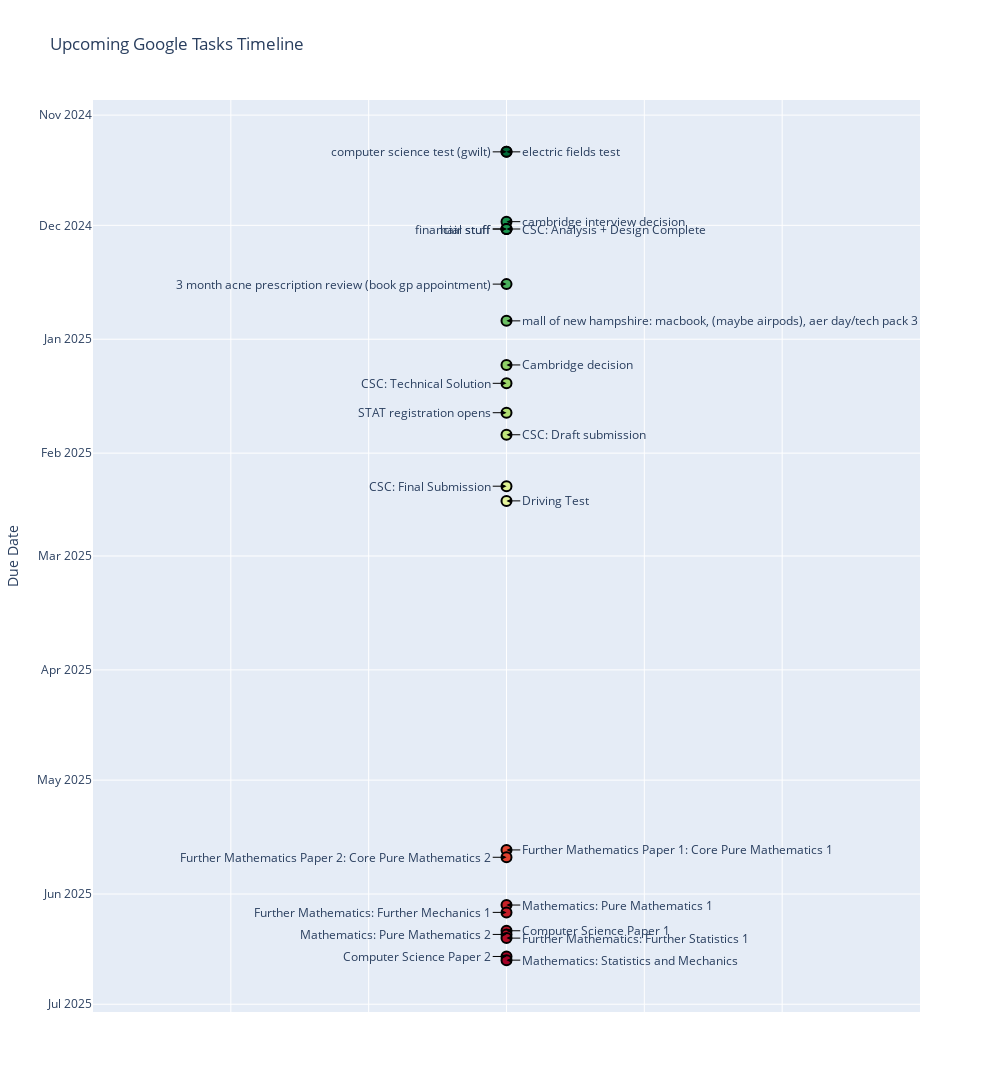

Notebook cell for this chart:
### Code cell
from __future__ import print_function
from datetime import datetime, timezone
import os.path
import pickle
from dateutil.parser import parse
import pandas as pd
import plotly.express as px
import numpy as np

from google.auth.transport.requests import Request
from google_auth_oauthlib.flow import InstalledAppFlow
from googleapiclient.discovery import build

# If modifying these scopes, delete the file token.pickle.
SCOPES = ["https://www.googleapis.com/auth/tasks.readonly"]


def main():
    """Retrieves tasks from now onwards from Google Tasks and visualizes them interactively."""
    creds = None
    # The file token.pickle stores the user's access and refresh tokens.
    if os.path.exists("token.pickle"):
        with open("token.pickle", "rb") as token:
            creds = pickle.load(token)
    # If no valid credentials are available, prompt the user to log in.
    if not creds or not creds.valid:
        if creds and creds.expired and creds.refresh_token:
            creds.refresh(Request())
        else:
            # Ensure you have the 'credentials.json' file in your directory.
            flow = InstalledAppFlow.from_client_secrets_file("credentials.json", SCOPES)
            creds = flow.run_local_server(port=0)
        # Save the credentials for future runs.
        with open("token.pickle", "wb") as token:
            pickle.dump(creds, token)

    service = build("tasks", "v1", credentials=creds)

    # Retrieve all task lists.
    results = service.tasklists().list(maxResults=100).execute()
    tasklists = results.get("items", [])

    if not tasklists:
        print("No task lists found.")
        return

    all_tasks = []

    now = datetime.utcnow().replace(tzinfo=timezone.utc)

    # Iterate over each task list and retrieve tasks.
    for tasklist in tasklists:
        tasks = []
        page_token = None

        # Retrieve tasks in pages until all tasks are fetched.
        while True:
            tasks_result = (
                service.tasks()
                .list(
                    tasklist=tasklist["id"],
                    maxResults=100,
                    pageToken=page_token,
                    showCompleted=False,  # Do not include completed tasks
                    showDeleted=False,
                    showHidden=True,
                )
                .execute()
            )

            tasks.extend(tasks_result.get("items", []))
            page_token = tasks_result.get("nextPageToken")

            if not page_token:
                break

        for task in tasks:
            title = task.get("title", "No Title")
            due = task.get("due", None)
            status = task.get("status", "needsAction")  # Default to 'needsAction'
            notes = task.get("notes", "")
            updated = task.get("updated", "")
            parent = task.get("parent", "")
            position = task.get("position", "")

            if due:
                due_datetime = parse(due)
            else:
                due_datetime = None

            # Only include tasks that are not completed and have due dates from now onwards
            if status == "needsAction" and due_datetime and due_datetime >= now:
                all_tasks.append(
                    {
                        "title": title,
                        "due": due_datetime,
                        "status": status,
                        "notes": notes,
                        "updated": updated,
                        "parent": parent,
                        "position": position,
                    }
                )

    # Visualize the tasks interactively.
    visualize_tasks(all_tasks, now)

def visualize_tasks(tasks, now):
    """Visualizes tasks with due dates using Plotly for interactivity."""
    # Convert tasks to a DataFrame
    df = pd.DataFrame(tasks)

    if df.empty:
        print("No tasks with due dates to visualize.")
        return

    # Convert due dates to datetime if not already
    if not pd.api.types.is_datetime64_any_dtype(df["due"]):
        df["due"] = pd.to_datetime(df["due"])

    # Sort tasks by due date
    df = df.sort_values("due")

    # Calculate days until due date
    df["days_until_due"] = (
        df["due"] - now
    ).dt.total_seconds() / 86400  # Convert seconds to days

    # int cast days until due date
    df["days_until_due"] = df["days_until_due"].astype(int)

    # Create an interactive scatter plot
    df["x"] = 1  # All points aligned vertically after axis flip

    fig = px.scatter(
        df,
        x="x",  # Align all points on x=1
        y="due",  # Use 'due' for y-axis now
        hover_name="title",
        hover_data={
            "due": False,
            "status": False,
            "notes": True,
            "updated": False,
            "parent": False,
            "position": False,
            "title": False,  # Already used in hover_name
            "days_until_due": True,
        },
        labels={"due": "Due Date", "x": ""},
        title="Upcoming Google Tasks Timeline",
        color="days_until_due",
        color_continuous_scale="RdYlGn_r",  # Reversed to have red near now
    )

    # Update marker properties to add outlines
    fig.update_traces(
        marker=dict(
            size=10,  # Adjust marker size as needed
            line=dict(width=2, color="black"),  # Width of the outline  # Outline color
        ),
        showlegend=False,  # Hide the legend
    )

    # Update layout for better visualization
    fig.update_layout(
        xaxis=dict(showticklabels=False, range=[0.7, 1.3]),  # Adjust x-axis range
        yaxis_title="Due Date",
        showlegend=False,
        hovermode="closest",
        yaxis=dict(autorange='reversed'),
        width=1000,  # Set the figure width
        height=1300,  # Set the figure height
        coloraxis_showscale=False  # Hide the color bar
    )

    # Add annotations for each data point, alternating left and right
    offset = 0.01  # Adjust the offset as needed
    for idx, row in df.iterrows():
        side = (-1) ** idx  # Alternate between 1 and -1
        x = 1  # Arrow tip position at the data point
        x_offset = x + offset * side  # Position text left or right
        xanchor = 'left' if side == 1 else 'right'
        fig.add_annotation(
            x=x,
            y=row["due"],
            ax=x_offset,
            ay=row["due"],
            xref='x',
            yref='y',
            axref='x',
            ayref='y',
            text=row["title"],
            showarrow=True,
            arrowhead=2,
            arrowsize=1,
            arrowwidth=1,
            arrowcolor='black',
            xanchor=xanchor,
            align='center',
            font=dict(size=12),
        )

    # Show the figure
    fig.show()



if __name__ == "__main__":
    main()

### Figure 1 — Plotly figure (JSON) as saved in the notebook; plotly's stock layout.template omitted (floating-point values rounded to 4 significant figures; data arrays with more than 128 entries replaced by an {"elided": "..."} marker saying what was removed)
{"data": [{"customdata": {"elided": "23x7 mixed values"}, "hovertemplate": "<b>%{hovertext}</b><br><br>=%{x}<br>notes=%{customdata[1]}<br>days_until_due=%{marker.color}<extra></extra>", "hovertext": ["computer science test (gwilt)", "electric fields test", "cambridge interview decision", "hair stuff", "CSC: Analysis + Design Complete", "financial stuff", "3 month acne prescription review (book gp appointment)", "mall of new hampshire: macbook, (maybe airpods), aer day/tech pack 3", "Cambridge decision", "CSC: Technical Solution", "STAT registration opens", "CSC: Draft submission", "CSC: Final Submission", "Driving Test", "Further Mathematics Paper 1: Core Pure Mathematics 1", "Further Mathematics Paper 2: Core Pure Mathematics 2", "Mathematics: Pure Mathematics 1", "Further Mathematics: Further Mechanics 1", "Computer Science Paper 1", "Mathematics: Pure Mathematics 2", "Further Mathematics: Further Statistics 1", "Computer Science Paper 2", "Mathematics: Statistics and Mechanics"], "legendgroup": "", "marker": {"color": [9, 9, 28, 30, 30, 30, 45, 55, 67, 72, 80, 86, 100, 104, 199, 201, 214, 216, 221, 222, 223, 228, 229], "coloraxis": "coloraxis", "line": {"color": "black", "width": 2}, "size": 10, "symbol": "circle"}, "mode": "markers", "name": "", "orientation": "h", "showlegend": false, "type": "scatter", "x": [1, 1, 1, 1, 1, 1, 1, 1, 1, 1, 1, 1, 1, 1, 1, 1, 1, 1, 1, 1, 1, 1, 1], "xaxis": "x", "y": ["2024-11-11T00:00:00+00:00", "2024-11-11T00:00:00+00:00", "2024-11-30T00:00:00+00:00", "2024-12-02T00:00:00+00:00", "2024-12-02T00:00:00+00:00", "2024-12-02T00:00:00+00:00", "2024-12-17T00:00:00+00:00", "2024-12-27T00:00:00+00:00", "2025-01-08T00:00:00+00:00", "2025-01-13T00:00:00+00:00", "2025-01-21T00:00:00+00:00", "2025-01-27T00:00:00+00:00", "2025-02-10T00:00:00+00:00", "2025-02-14T00:00:00+00:00", "2025-05-20T00:00:00+00:00", "2025-05-22T00:00:00+00:00", "2025-06-04T00:00:00+00:00", "2025-06-06T00:00:00+00:00", "2025-06-11T00:00:00+00:00", "2025-06-12T00:00:00+00:00", "2025-06-13T00:00:00+00:00", "2025-06-18T00:00:00+00:00", "2025-06-19T00:00:00+00:00"], "yaxis": "y"}], "layout": {"annotations": [{"align": "center", "arrowcolor": "black", "arrowhead": 2, "arrowsize": 1, "arrowwidth": 1, "ax": 0.99, "axref": "x", "ay": "2024-11-11T00:00:00+00:00", "ayref": "y", "font": {"size": 12}, "showarrow": true, "text": "computer science test (gwilt)", "x": 1, "xanchor": "right", "xref": "x", "y": "2024-11-11T00:00:00+00:00", "yref": "y"}, {"align": "center", "arrowcolor": "black", "arrowhead": 2, "arrowsize": 1, "arrowwidth": 1, "ax": 1.01, "axref": "x", "ay": "2024-11-11T00:00:00+00:00", "ayref": "y", "font": {"size": 12}, "showarrow": true, "text": "electric fields test", "x": 1, "xanchor": "left", "xref": "x", "y": "2024-11-11T00:00:00+00:00", "yref": "y"}, {"align": "center", "arrowcolor": "black", "arrowhead": 2, "arrowsize": 1, "arrowwidth": 1, "ax": 1.01, "axref": "x", "ay": "2024-11-30T00:00:00+00:00", "ayref": "y", "font": {"size": 12}, "showarrow": true, "text": "cambridge interview decision", "x": 1, "xanchor": "left", "xref": "x", "y": "2024-11-30T00:00:00+00:00", "yref": "y"}, {"align": "center", "arrowcolor": "black", "arrowhead": 2, "arrowsize": 1, "arrowwidth": 1, "ax": 0.99, "axref": "x", "ay": "2024-12-02T00:00:00+00:00", "ayref": "y", "font": {"size": 12}, "showarrow": true, "text": "hair stuff", "x": 1, "xanchor": "right", "xref": "x", "y": "2024-12-02T00:00:00+00:00", "yref": "y"}, {"align": "center", "arrowcolor": "black", "arrowhead": 2, "arrowsize": 1, "arrowwidth": 1, "ax": 1.01, "axref": "x", "ay": "2024-12-02T00:00:00+00:00", "ayref": "y", "font": {"size": 12}, "showarrow": true, "text": "CSC: Analysis + Design Complete", "x": 1, "xanchor": "left", "xref": "x", "y": "2024-12-02T00:00:00+00:00", "yref": "y"}, {"align": "center", "arrowcolor": "black", "arrowhead": 2, "arrowsize": 1, "arrowwidth": 1, "ax": 0.99, "axref": "x", "ay": "2024-12-02T00:00:00+00:00", "ayref": "y", "font": {"size": 12}, "showarrow": true, "text": "financial stuff", "x": 1, "xanchor": "right", "xref": "x", "y": "2024-12-02T00:00:00+00:00", "yref": "y"}, {"align": "center", "arrowcolor": "black", "arrowhead": 2, "arrowsize": 1, "arrowwidth": 1, "ax": 0.99, "axref": "x", "ay": "2024-12-17T00:00:00+00:00", "ayref": "y", "font": {"size": 12}, "showarrow": true, "text": "3 month acne prescription review (book gp appointment)", "x": 1, "xanchor": "right", "xref": "x", "y": "2024-12-17T00:00:00+00:00", "yref": "y"}, {"align": "center", "arrowcolor": "black", "arrowhead": 2, "arrowsize": 1, "arrowwidth": 1, "ax": 1.01, "axref": "x", "ay": "2024-12-27T00:00:00+00:00", "ayref": "y", "font": {"size": 12}, "showarrow": true, "text": "mall of new hampshire: macbook, (maybe airpods), aer day/tech pack 3", "x": 1, "xanchor": "left", "xref": "x", "y": "2024-12-27T00:00:00+00:00", "yref": "y"}, {"align": "center", "arrowcolor": "black", "arrowhead": 2, "arrowsize": 1, "arrowwidth": 1, "ax": 1.01, "axref": "x", "ay": "2025-01-08T00:00:00+00:00", "ayref": "y", "font": {"size": 12}, "showarrow": true, "text": "Cambridge decision", "x": 1, "xanchor": "left", "xref": "x", "y": "2025-01-08T00:00:00+00:00", "yref": "y"}, {"align": "center", "arrowcolor": "black", "arrowhead": 2, "arrowsize": 1, "arrowwidth": 1, "ax": 0.99, "axref": "x", "ay": "2025-01-13T00:00:00+00:00", "ayref": "y", "font": {"size": 12}, "showarrow": true, "text": "CSC: Technical Solution", "x": 1, "xanchor": "right", "xref": "x", "y": "2025-01-13T00:00:00+00:00", "yref": "y"}, {"align": "center", "arrowcolor": "black", "arrowhead": 2, "arrowsize": 1, "arrowwidth": 1, "ax": 0.99, "axref": "x", "ay": "2025-01-21T00:00:00+00:00", "ayref": "y", "font": {"size": 12}, "showarrow": true, "text": "STAT registration opens", "x": 1, "xanchor": "right", "xref": "x", "y": "2025-01-21T00:00:00+00:00", "yref": "y"}, {"align": "center", "arrowcolor": "black", "arrowhead": 2, "arrowsize": 1, "arrowwidth": 1, "ax": 1.01, "axref": "x", "ay": "2025-01-27T00:00:00+00:00", "ayref": "y", "font": {"size": 12}, "showarrow": true, "text": "CSC: Draft submission", "x": 1, "xanchor": "left", "xref": "x", "y": "2025-01-27T00:00:00+00:00", "yref": "y"}, {"align": "center", "arrowcolor": "black", "arrowhead": 2, "arrowsize": 1, "arrowwidth": 1, "ax": 0.99, "axref": "x", "ay": "2025-02-10T00:00:00+00:00", "ayref": "y", "font": {"size": 12}, "showarrow": true, "text": "CSC: Final Submission", "x": 1, "xanchor": "right", "xref": "x", "y": "2025-02-10T00:00:00+00:00", "yref": "y"}, {"align": "center", "arrowcolor": "black", "arrowhead": 2, "arrowsize": 1, "arrowwidth": 1, "ax": 1.01, "axref": "x", "ay": "2025-02-14T00:00:00+00:00", "ayref": "y", "font": {"size": 12}, "showarrow": true, "text": "Driving Test", "x": 1, "xanchor": "left", "xref": "x", "y": "2025-02-14T00:00:00+00:00", "yref": "y"}, {"align": "center", "arrowcolor": "black", "arrowhead": 2, "arrowsize": 1, "arrowwidth": 1, "ax": 1.01, "axref": "x", "ay": "2025-05-20T00:00:00+00:00", "ayref": "y", "font": {"size": 12}, "showarrow": true, "text": "Further Mathematics Paper 1: Core Pure Mathematics 1", "x": 1, "xanchor": "left", "xref": "x", "y": "2025-05-20T00:00:00+00:00", "yref": "y"}, {"align": "center", "arrowcolor": "black", "arrowhead": 2, "arrowsize": 1, "arrowwidth": 1, "ax": 0.99, "axref": "x", "ay": "2025-05-22T00:00:00+00:00", "ayref": "y", "font": {"size": 12}, "showarrow": true, "text": "Further Mathematics Paper 2: Core Pure Mathematics 2", "x": 1, "xanchor": "right", "xref": "x", "y": "2025-05-22T00:00:00+00:00", "yref": "y"}, {"align": "center", "arrowcolor": "black", "arrowhead": 2, "arrowsize": 1, "arrowwidth": 1, "ax": 1.01, "axref": "x", "ay": "2025-06-04T00:00:00+00:00", "ayref": "y", "font": {"size": 12}, "showarrow": true, "text": "Mathematics: Pure Mathematics 1", "x": 1, "xanchor": "left", "xref": "x", "y": "2025-06-04T00:00:00+00:00", "yref": "y"}, {"align": "center", "arrowcolor": "black", "arrowhead": 2, "arrowsize": 1, "arrowwidth": 1, "ax": 0.99, "axref": "x", "ay": "2025-06-06T00:00:00+00:00", "ayref": "y", "font": {"size": 12}, "showarrow": true, "text": "Further Mathematics: Further Mechanics 1", "x": 1, "xanchor": "right", "xref": "x", "y": "2025-06-06T00:00:00+00:00", "yref": "y"}, {"align": "center", "arrowcolor": "black", "arrowhead": 2, "arrowsize": 1, "arrowwidth": 1, "ax": 1.01, "axref": "x", "ay": "2025-06-11T00:00:00+00:00", "ayref": "y", "font": {"size": 12}, "showarrow": true, "text": "Computer Science Paper 1", "x": 1, "xanchor": "left", "xref": "x", "y": "2025-06-11T00:00:00+00:00", "yref": "y"}, {"align": "center", "arrowcolor": "black", "arrowhead": 2, "arrowsize": 1, "arrowwidth": 1, "ax": 0.99, "axref": "x", "ay": "2025-06-12T00:00:00+00:00", "ayref": "y", "font": {"size": 12}, "showarrow": true, "text": "Mathematics: Pure Mathematics 2", "x": 1, "xanchor": "right", "xref": "x", "y": "2025-06-12T00:00:00+00:00", "yref": "y"}, {"align": "center", "arrowcolor": "black", "arrowhead": 2, "arrowsize": 1, "arrowwidth": 1, "ax": 1.01, "axref": "x", "ay": "2025-06-13T00:00:00+00:00", "ayref": "y", "font": {"size": 12}, "showarrow": true, "text": "Further Mathematics: Further Statistics 1", "x": 1, "xanchor": "left", "xref": "x", "y": "2025-06-13T00:00:00+00:00", "yref": "y"}, {"align": "center", "arrowcolor": "black", "arrowhead": 2, "arrowsize": 1, "arrowwidth": 1, "ax": 0.99, "axref": "x", "ay": "2025-06-18T00:00:00+00:00", "ayref": "y", "font": {"size": 12}, "showarrow": true, "text": "Computer Science Paper 2", "x": 1, "xanchor": "right", "xref": "x", "y": "2025-06-18T00:00:00+00:00", "yref": "y"}, {"align": "center", "arrowcolor": "black", "arrowhead": 2, "arrowsize": 1, "arrowwidth": 1, "ax": 1.01, "axref": "x", "ay": "2025-06-19T00:00:00+00:00", "ayref": "y", "font": {"size": 12}, "showarrow": true, "text": "Mathematics: Statistics and Mechanics", "x": 1, "xanchor": "left", "xref": "x", "y": "2025-06-19T00:00:00+00:00", "yref": "y"}], "coloraxis": {"colorbar": {"title": {"text": "days_until_due"}}, "colorscale": [[0, "rgb(0,104,55)"], [0.1, "rgb(26,152,80)"], [0.2, "rgb(102,189,99)"], [0.3, "rgb(166,217,106)"], [0.4, "rgb(217,239,139)"], [0.5, "rgb(255,255,191)"], [0.6, "rgb(254,224,139)"], [0.7, "rgb(253,174,97)"], [0.8, "rgb(244,109,67)"], [0.9, "rgb(215,48,39)"], [1, "rgb(165,0,38)"]], "showscale": false}, "height": 1300, "hovermode": "closest", "legend": {"tracegroupgap": 0}, "showlegend": false, "title": {"text": "Upcoming Google Tasks Timeline"}, "width": 1000, "xaxis": {"anchor": "y", "domain": [0, 1], "range": [0.7, 1.3], "showticklabels": false, "title": {"text": ""}}, "yaxis": {"anchor": "x", "autorange": "reversed", "domain": [0, 1], "title": {"text": "Due Date"}}}}
